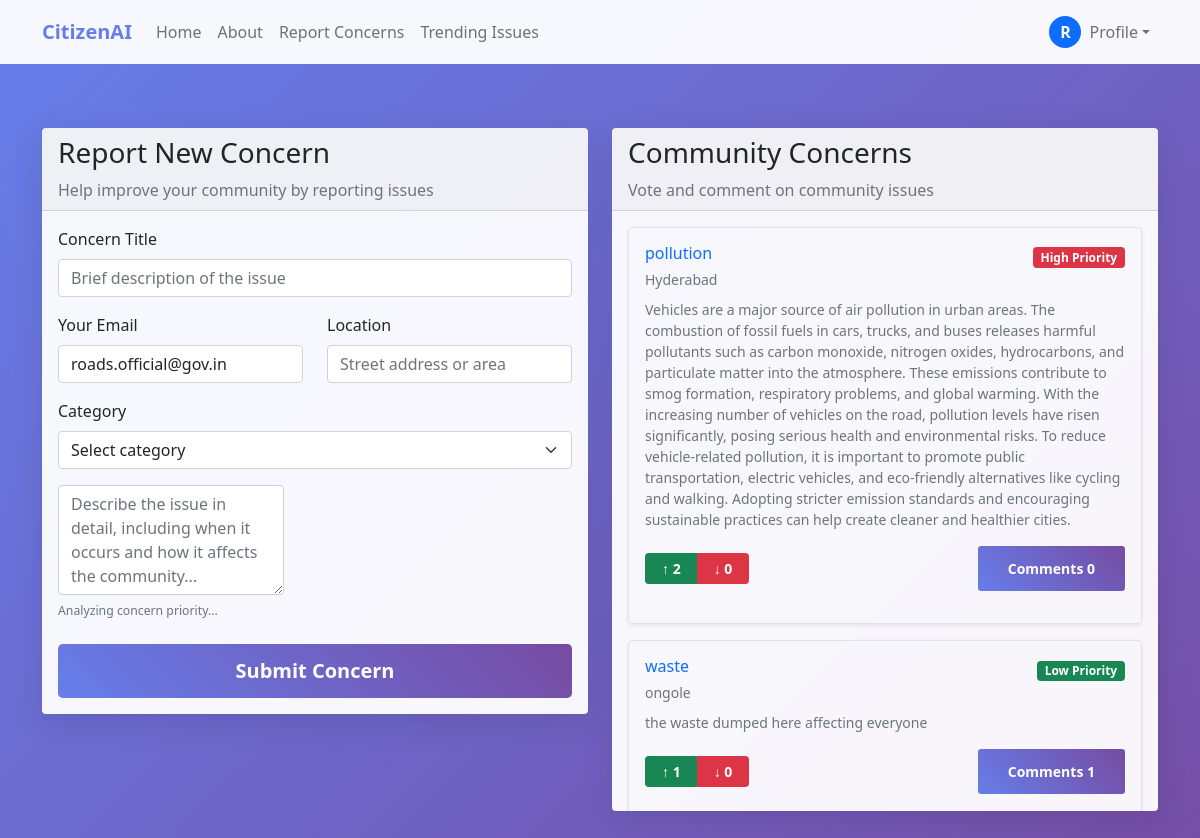
/concerns (signed in), run on the app's committed database.
### models.py (models this page shows)
class Concern(db.Model):
    id = db.Column(db.Integer, primary_key=True)
    title = db.Column(db.String(200), nullable=False)
    description = db.Column(db.Text, nullable=False)
    location = db.Column(db.String(200), nullable=False)
    email = db.Column(db.String(120), nullable=False)
    priority = db.Column(db.String(20), default='medium')  # low, medium, high
    created_at = db.Column(db.DateTime, default=datetime.utcnow)
    user_id = db.Column(db.Integer, db.ForeignKey('user.id'), nullable=False)
    votes = db.relationship('Vote', backref='concern', lazy=True, cascade='all, delete-orphan')
    comments = db.relationship('Comment', backref='concern', lazy=True, cascade='all, delete-orphan')
    @property
    def upvotes(self):
        return Vote.query.filter_by(concern_id=self.id, vote_type='up').count()
    @property
    def downvotes(self):
        return Vote.query.filter_by(concern_id=self.id, vote_type='down').count()

### app.py (the view)
@app.route('/concerns')
def concerns():
    if not login_required():
        return redirect(url_for('login'))
    try:
        concerns_list = Concern.query.order_by(Concern.created_at.desc()).all()
        concerns_data = []
        for concern in concerns_list:
            concern_data = {
                'id': concern.id,
                'title': concern.title,
                'description': concern.description,
                'location': getattr(concern, 'location', 'Location not specified'),
                'email': getattr(concern, 'email', 'No email provided'),
                'priority': getattr(concern, 'priority', 'medium'),
                'upvotes': concern.upvotes,
                'downvotes': concern.downvotes,
                'created_at': concern.created_at.strftime('%Y-%m-%d %H:%M'),
                'comments': [{'user': comment.user.email.split('@')[0], 'text': comment.text}
                            for comment in concern.comments]
            }
            concerns_data.append(concern_data)
    except Exception as e:
        print(f"Database error: {e}")
        concerns_data = [
            {
                'id': 1,
                'title': 'Road Maintenance on Main Street',
                'description': 'Multiple dangerous potholes causing serious traffic issues and vehicle damage. This is an urgent safety concern that needs immediate attention.',
                'location': 'Main Street between 1st Ave and 3rd Ave',
                'email': 'citizen@email.com',
                'priority': 'high',
                'upvotes': 25,
                'downvotes': 3,
                'created_at': '2025-06-28 10:30',
                'comments': [
                    {'user': 'John D.', 'text': 'This is a serious safety issue! I saw two cars get flat tires yesterday.'},
                    {'user': 'Mary S.', 'text': 'I damaged my tire here yesterday and had to pay $200 for repairs.'},
                    {'user': 'City_Worker', 'text': 'We have scheduled this for emergency repair next week. Thank you for reporting.'}
                ]
            },
            {
                'id': 2,
                'title': 'Bus Schedule Delays',
                'description': 'Route 15 consistently running 10-15 minutes late during peak hours, causing inconvenience for daily commuters.',
                'location': 'Central Bus Terminal and University Campus',
                'email': 'commuter@email.com',
                'priority': 'medium',
                'upvotes': 18,
                'downvotes': 7,
                'created_at': '2025-06-28 09:15',
                'comments': [
                    {'user': 'Alex K.', 'text': 'Makes me late for work every day. Please fix the scheduling.'},
                    {'user': 'Student_Sarah', 'text': 'Missing classes because of these delays. Very frustrating!'}
                ]
            },
            {
                'id': 3,
                'title': 'Park Bench Replacement',
                'description': 'Some old park benches could be replaced with newer, more comfortable ones to enhance the park experience.',
                'location': 'Central Park - Main Walking Path',
                'email': 'parkuser@email.com',
                'priority': 'low',
                'upvotes': 8,
                'downvotes': 2,
                'created_at': '2025-06-28 08:45',
                'comments': [
                    {'user': 'Nature_Lover', 'text': 'The current benches are still functional but new ones would be nice.'},
                ]
            }
        ]
    return render_template('concerns.html', concerns=concerns_data)

### app.py (called while the page is built)
def login_required():
    return 'user_id' in session

### templates/concerns.html (shortened to what this page needs)
{% extends "base.html" %}
{% block content %}
<div class="container py-5">
    <div class="row">
        <div class="col-lg-6 mb-4">
            <div class="card">
                <div class="card-header">
                    <h3>Report New Concern</h3>
                    <p class="mb-0 text-muted">Help improve your community by reporting issues</p>
                </div>
                <div class="card-body">
                    <form id="concernForm">
                        <div class="mb-3">
                            <label for="concernTitle" class="form-label"> Concern Title</label>
                            <input type="text" class="form-control" id="concernTitle" placeholder="Brief description of the issue" required>
                        </div>
                        <div class="row">
                            <div class="col-md-6 mb-3">
                                <label for="reporterEmail" class="form-label">Your Email</label>
                                <input type="email" class="form-control" id="reporterEmail" placeholder="your.email@example.com" value="{{ session.user_id }}" required>
                            </div>
                            <div class="col-md-6 mb-3">
                                <label for="concernLocation" class="form-label"> Location</label>
                                <input type="text" class="form-control" id="concernLocation" placeholder="Street address or area" required>
                            </div>
                        </div>
                        <div class="mb-3">
                            <label for="concernCategory" class="form-label"> Category</label>
                            <select class="form-select" id="concernCategory" required>
                                <option value="">Select category</option>
                            </select>
                        </div>
                        <div class="mb-3">
                            <label for="concernDescription" class="form-label"Detailed Description</label>
                            <textarea class="form-control" id="concernDescription" rows="4" placeholder="Describe the issue in detail, including when it occurs and how it affects the community..." required></textarea>
                            <div class="form-text">
                                <small id="sentimentIndicator" class="text-muted">Analyzing concern priority...</small>
                            </div>
                        </div>
                        <button type="submit" class="btn btn-primary btn-lg w-100">Submit Concern</button>
                    </form>
                </div>
            </div>
        </div>
        <div class="col-lg-6">
            <div class="card">
                <div class="card-header">
                    <h3> Community Concerns</h3>
                    <p class="mb-0 text-muted">Vote and comment on community issues</p>
                </div>
                <div class="card-body" style="max-height: 600px; overflow-y: auto;">
                    {% for concern in concerns %}
                    <div class="border rounded p-3 mb-3 shadow-sm">
                        <div class="d-flex justify-content-between align-items-start mb-2">
                            <div>
                                <h6 class="mb-1 text-primary">{{ concern.title }}</h6>
                                <small class="text-muted"> {{ concern.location if concern.location else 'Location not specified' }}</small>
                            </div>
                            <div>
                                {% if concern.priority %}
                                    {% if concern.priority == 'high' %}
                                        <span class="badge bg-danger">High Priority</span>
                                    {% elif concern.priority == 'medium' %}
                                        <span class="badge bg-warning">Medium Priority</span>
                                    {% else %}
                                        <span class="badge bg-success">Low Priority</span>
                                    {% endif %}
                                {% endif %}
                            </div>
                        </div>
                        <p class="text-muted small mb-3">{{ concern.description }}</p>
                        <div class="d-flex align-items-center justify-content-between mb-3">
                            <div class="btn-group" role="group">
                                <button type="button" class="btn btn-success btn-sm px-3" onclick="vote({{ concern.id }}, 'up')" id="upvote-{{ concern.id }}">
                                    ↑ <span class="fw-bold">{{ concern.upvotes }}</span>
                                </button>
                                <button type="button" class="btn btn-danger btn-sm px-3" onclick="vote({{ concern.id }}, 'down')" id="downvote-{{ concern.id }}">
                                    ↓ <span class="fw-bold">{{ concern.downvotes }}</span>
                                </button>
                            </div>
                            <button class="btn btn-primary btn-sm" onclick="toggleComments({{ concern.id }})">
                                Comments <span class="fw-bold">{{ concern.comments|length }}</span>
                            </button>
                        </div>
                    </div>
                    {% endfor %}
                </div>
            </div>
        </div>
    </div>
</div>
{% endblock %}

### templates/base.html (style rules this page uses)
body { font-family: 'Segoe UI', Tahoma, Geneva, Verdana, sans-serif; background: linear-gradient(135deg, #667eea 0%, #764ba2 100%); min-height: 100vh; }
.card { background: rgba(255, 255, 255, 0.95); backdrop-filter: blur(10px); border: none; box-shadow: 0 8px 32px rgba(0, 0, 0, 0.1); }
.btn-primary { background: linear-gradient(45deg, #667eea, #764ba2); border: none; padding: 12px 30px; font-weight: 600; }

### data on the page
Concern: title "pollution", location "Hyderabad", priority "High Priority", description "Vehicles are a major source of air pollution in urban areas. The combustion of fossil fuels in cars, trucks, and buses releases harmful pollutants such as carbon monoxide, nitrogen oxides, hydrocarbons, and particulate matter into the atmosphere. These emissions contribute to smog formation, respiratory problems, and global warming. With the increasing number of vehicles on the road, pollution levels have risen significantly, posing serious health and environmental risks. To reduce vehicle-related pollution, it is important to promote public transportation, electric vehicles, and eco-friendly alternatives like cycling and walking. Adopting stricter emission standards and encouraging…", upvotes "2", downvotes "0", comments|length "0"
Concern: title "waste", location "ongole", priority "Low Priority", description "the waste dumped here affecting everyone", upvotes "1", downvotes "0", comments|length "1"

### other printed values
{{ session.user_id[0].upper() if session.user_id else 'U' }} "R"
